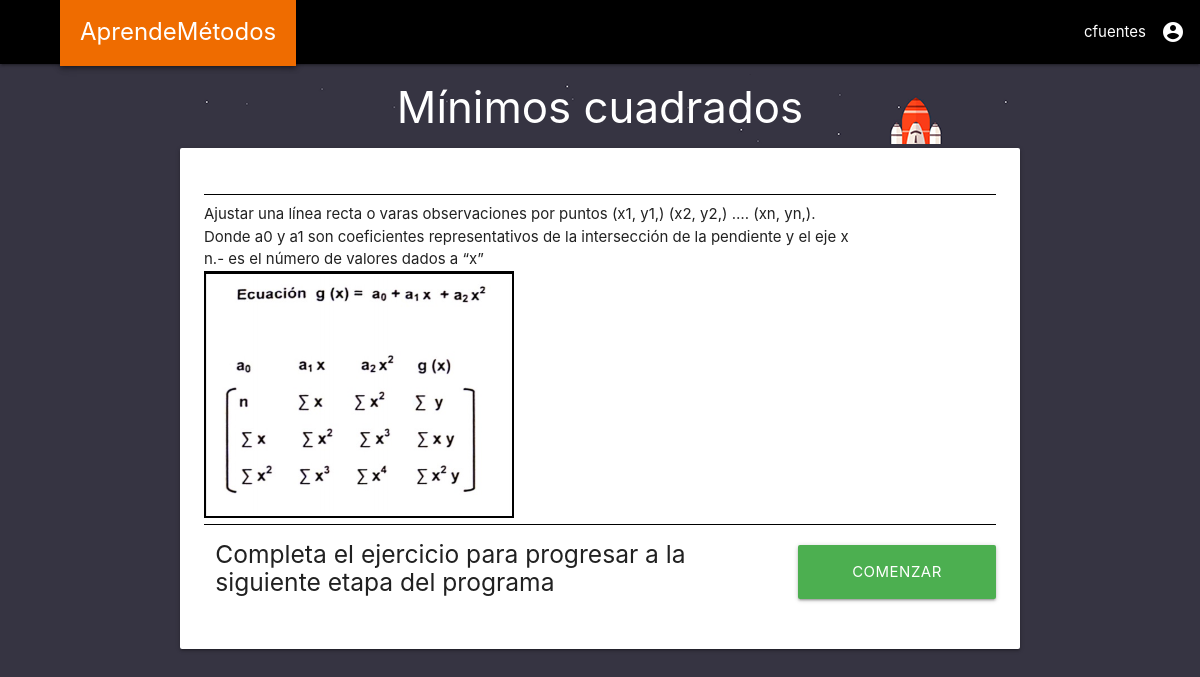
Before: /preface_cuadratica/ (signed in) with the older database file.
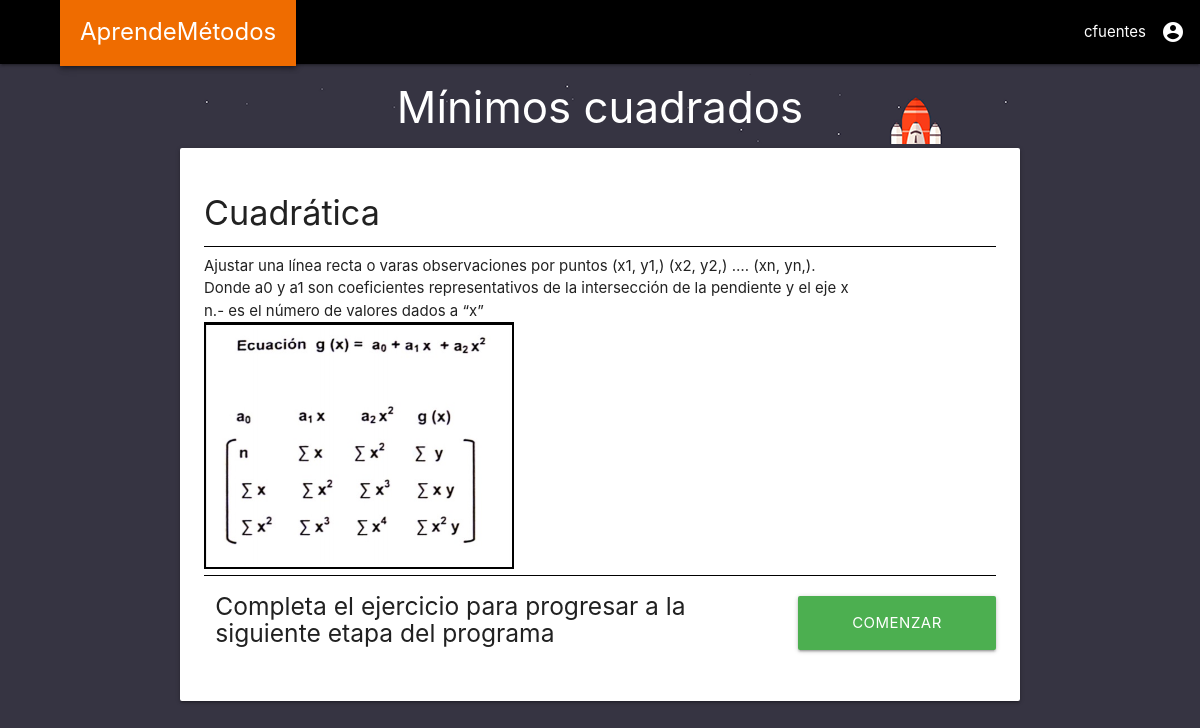
After: the same page with the newer database file.
### gainspend/models.py (models this page shows)
class Method(models.Model):
    field_id = models.IntegerField(db_column='_id', primary_key=True, blank=True)
    name = models.TextField(blank=True, null=True)
    is_subject = models.BooleanField(blank=True, null=True)
    preface_name = models.TextField(blank=True, null=True)

### gainspend/views/minimos_cuadrados.py (the view)
# urls.py: path('preface_cuadratica/',views.preface_cuadratica, name='preface_cuadratica'),
@login_required
def preface_cuadratica(request):
    method = Method.objects.filter(name="Cuadrática").first()
    context = {
        "method": method
    }
    return render(request, 'gainspend/pages/preface_cuadratica.html', context)

### gainspend/templates/gainspend/pages/preface_cuadratica.html (shortened to what this page needs)
{% extends "../base/base_main.html" %}
{% load humanize %}
{% load static %}
{% block content_center %}
<div class="container">
  <div class="preface_title" style="background-image: url({% static 'images/32.png' %})">
    <div class="card-title">
      <h3 style ="margin:0px;">Mínimos cuadrados</h3>
    </div>
  </div>
  <div class="card">
    <div class="card-content">
      <div class="card-title" style="border-bottom:1px solid black;">
        <h4>{{ method.name }}</h4>
      </div>
      <div class="preface_content">
        Ajustar una línea recta o varas observaciones por puntos (x1, y1,) (x2, y2,) …. (xn, yn,).
        <p>Donde a0 y a1 son coeficientes representativos de la intersección de la pendiente y el eje x
        <br> n.- es el número de valores dados a “x”</p>
        <img src ="{% static 'preface_images\CUA1.jpg' %}"width="310"/>
      </div>
      <div class="start_excercise_box">
        <div class="row">
          <div class="col s12 m9">
            <h5>Completa el ejercicio para progresar a la siguiente etapa del programa</h5>
          </div>
          <a href="/preface_{{ method.preface_name }}/excercise">
            <div class="col s12 m3 btn btn-large green" style="margin-top:20px;">
              Comenzar
            </div>
          </a>
        </div>
      </div>
    </div>
  </div>
</div>
{% endblock content_center %}

Changed rows visible on the page:
now on this page (row edited): Method: name "Cuadrática"
